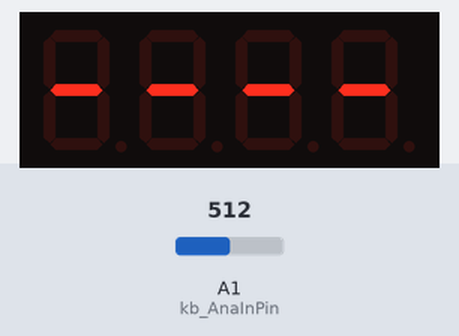
A sketch run on a simulated Arduino Uno, built with avr-gcc and run on an emulated ATmega328P. On the bench: 4-digit seven-segment display. The inputs (shaded band) are chosen by the test bench; at power-on: A1 (kb_AnaInPin) = 512.

Above: at 1.2 s.
1.3 s: A1 (kb_AnaInPin) set to 282
2.8 s: A1 (kb_AnaInPin) set to 269
At 4.0 s:
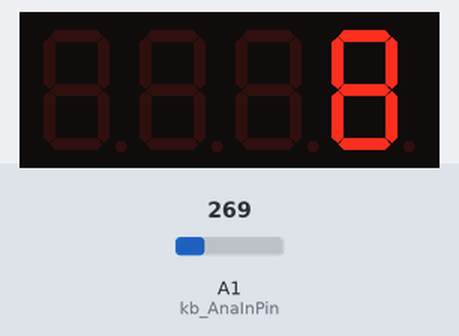
4.3 s: A1 (kb_AnaInPin) set to 306
At 5.2 s:
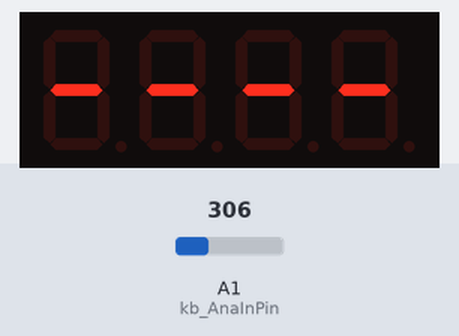
Timing chart, 0 to 7.3 s (numbered marks = the images above; inputs shaded):
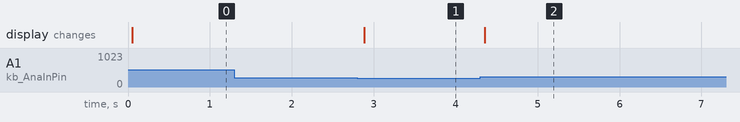

Measured:
- the behaviour switches between 270 and 269 on A1 (kb_AnaInPin) (found by bisection; images 0 and 1)
- after the input at 1.3 s, every drawn part: stays the same
- after the input at 2.8 s, the display: changes after 0.08 s (image 1)
- after the input at 4.3 s, the display: changes after 0.05 s (image 2)

The sketch:

teclado_analog.ino
```cpp
#include <TM1637Display.h>
#define CLK 3
#define DIO 2
TM1637Display display(CLK, DIO);
//analogicas
const int kb_AnaInPin = 1;
int brilloDisplay = 5;
int wait_NextCycle = 50;
int lecturasPromedio= 10;
int WaitNextReadProm = 5;
int keyBoard_key = 0;

void setup(){
  analogReference(DEFAULT);
  display.setBrightness(brilloDisplay);
}

void loop () {
  ReadValueKeyBoard ();
  delay(wait_NextCycle);
}

void ReadValueKeyBoard()
{
  int temps = 0;
  for(int i=0; i < lecturasPromedio;i++)
  {
    keyBoard_key = analogRead(kb_AnaInPin);
    delay(WaitNextReadProm);
    temps = temps + keyBoard_key;
  }
  temps = temps / lecturasPromedio;
 // display.showNumberDec(temps);
  keyBoard_checkValue(temps);
}

void keyBoard_checkValue(int valor)
{
  int temp = 0;
  if(valor >=1015 &&valor <1025)
  {
    DisplayLineas();
    return;
  }
  if (valor >=165 && valor< 185)
  temp = 0;
  else if (valor >=670 && valor <680)
  temp = 1;
  else if (valor >=500 && valor <510)
  temp = 2;
  else if (valor >=470 && valor <480)
  temp = 3;
  else if (valor >=630 && valor <640)
  temp = 4;
  else if (valor >=400 && valor <410)
  temp = 5;
  else if (valor >=360 && valor <370)
  temp = 6;
  else if (valor >=580 && valor <590)
  temp = 7;
  else if (valor >=260 && valor <270)
  temp = 8;
  else if (valor >=200 && valor <210)
  temp = 9;
   else if (valor >=440 && valor <450)
  temp = 10;
   else if (valor >=320 && valor <330)
  temp = 11;
   else if (valor >=130 && valor <140)
  temp = 12;
   else if (valor >=1 && valor <5)
  temp = 13;
  else if (valor >=550 && valor <560)
  {
    DisplayAsterisco();
    return;
  }
  else if (valor >=90 && valor <100)
  {
    DisplayGato();
    return;
  }
  else
  {
    DisplayLineas();
    return;
  }
  display.showNumberDec(temp);
}

void DisplayLineas(){
  uint8_t segmentos  [] = { SEG_G,SEG_G,SEG_G,SEG_G};
  display.setSegments(segmentos, 4, 4);
}
void DisplayAsterisco(){
  uint8_t segmentos  [] = { SEG_A,SEG_D,SEG_E,SEG_F};
  display.setSegments(segmentos, 1 , 4);
}
void DisplayGato(){
  uint8_t segmentos  [] = { SEG_A,SEG_D,SEG_E,SEG_F};
  display.setSegments(segmentos, 1 , 4);
}
```
